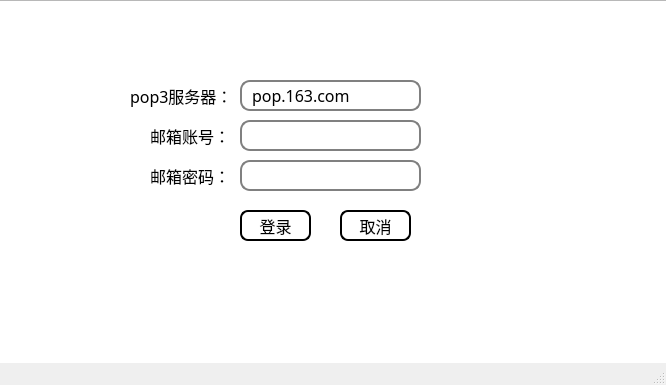
<?xml version="1.0" encoding="UTF-8"?>
<ui version="4.0">
 <class>MainWindow</class>
 <widget class="QMainWindow" name="MainWindow">
  <property name="geometry">
   <rect>
    <x>0</x>
    <y>0</y>
    <width>666</width>
    <height>385</height>
   </rect>
  </property>
  <property name="windowTitle">
   <string>MainWindow</string>
  </property>
  <widget class="QWidget" name="centralwidget">
   <widget class="QLabel" name="label">
    <property name="geometry">
     <rect>
      <x>150</x>
      <y>110</y>
      <width>81</width>
      <height>51</height>
     </rect>
    </property>
    <property name="font">
     <font>
      <family>黑体</family>
      <pointsize>12</pointsize>
     </font>
    </property>
    <property name="styleSheet">
     <string notr="true"/>
    </property>
    <property name="text">
     <string>邮箱账号：</string>
    </property>
   </widget>
   <widget class="QLabel" name="label_2">
    <property name="geometry">
     <rect>
      <x>150</x>
      <y>150</y>
      <width>81</width>
      <height>51</height>
     </rect>
    </property>
    <property name="font">
     <font>
      <family>黑体</family>
      <pointsize>12</pointsize>
     </font>
    </property>
    <property name="styleSheet">
     <string notr="true"/>
    </property>
    <property name="text">
     <string>邮箱密码：</string>
    </property>
   </widget>
   <widget class="QLineEdit" name="lineEdit">
    <property name="geometry">
     <rect>
      <x>240</x>
      <y>120</y>
      <width>181</width>
      <height>31</height>
     </rect>
    </property>
    <property name="font">
     <font>
      <family>黑体</family>
      <pointsize>12</pointsize>
     </font>
    </property>
    <property name="styleSheet">
     <string notr="true">QLineEdit {
    border: 2px solid gray;
    border-radius: 10px;
    padding: 0 8px;
    background: white;
    selection-background-color: darkgray;
}</string>
    </property>
    <property name="text">
     <string/>
    </property>
   </widget>
   <widget class="QLineEdit" name="lineEdit_2">
    <property name="geometry">
     <rect>
      <x>240</x>
      <y>160</y>
      <width>181</width>
      <height>31</height>
     </rect>
    </property>
    <property name="font">
     <font>
      <family>黑体</family>
      <pointsize>12</pointsize>
     </font>
    </property>
    <property name="styleSheet">
     <string notr="true">QLineEdit {
    border: 2px solid gray;
    border-radius: 10px;
    padding: 0 8px;
    background: white;
    selection-background-color: darkgray;
}</string>
    </property>
    <property name="text">
     <string/>
    </property>
   </widget>
   <widget class="QLabel" name="label_3">
    <property name="geometry">
     <rect>
      <x>130</x>
      <y>70</y>
      <width>101</width>
      <height>51</height>
     </rect>
    </property>
    <property name="font">
     <font>
      <family>黑体</family>
      <pointsize>12</pointsize>
     </font>
    </property>
    <property name="styleSheet">
     <string notr="true"/>
    </property>
    <property name="text">
     <string>pop3服务器：</string>
    </property>
   </widget>
   <widget class="QLineEdit" name="lineEdit_3">
    <property name="geometry">
     <rect>
      <x>240</x>
      <y>80</y>
      <width>181</width>
      <height>31</height>
     </rect>
    </property>
    <property name="font">
     <font>
      <family>黑体</family>
      <pointsize>12</pointsize>
     </font>
    </property>
    <property name="styleSheet">
     <string notr="true">QLineEdit {
    border: 2px solid gray;
    border-radius: 10px;
    padding: 0 8px;
    background: white;
    selection-background-color: darkgray;
}</string>
    </property>
    <property name="text">
     <string>pop.163.com</string>
    </property>
   </widget>
   <widget class="QPushButton" name="pushButton">
    <property name="geometry">
     <rect>
      <x>240</x>
      <y>210</y>
      <width>71</width>
      <height>31</height>
     </rect>
    </property>
    <property name="font">
     <font>
      <family>黑体</family>
      <pointsize>12</pointsize>
     </font>
    </property>
    <property name="styleSheet">
     <string notr="true">QPushButton:hover {
	color: white;
    background-color: #555555;
    border: 2px solid lightgray;
    border-radius: 8px;
}
QPushButton {
    background-color: white;
    border: 2px solid black;
    color: black;
	border-radius: 8px;

}
QPushButton:pressed {
    background-color: gray;
}</string>
    </property>
    <property name="text">
     <string>登录</string>
    </property>
   </widget>
   <widget class="QPushButton" name="pushButton_2">
    <property name="geometry">
     <rect>
      <x>340</x>
      <y>210</y>
      <width>71</width>
      <height>31</height>
     </rect>
    </property>
    <property name="font">
     <font>
      <family>黑体</family>
      <pointsize>12</pointsize>
     </font>
    </property>
    <property name="styleSheet">
     <string notr="true">QPushButton:hover {
	color: white;
    background-color: #555555;
    border: 2px solid lightgray;
    border-radius: 8px;
}
QPushButton {
    background-color: white;
    border: 2px solid black;
    color: black;
	border-radius: 8px;

}
QPushButton:pressed {
    background-color: gray;
}</string>
    </property>
    <property name="text">
     <string>取消</string>
    </property>
   </widget>
   <widget class="QListView" name="listView">
    <property name="geometry">
     <rect>
      <x>-40</x>
      <y>0</y>
      <width>751</width>
      <height>401</height>
     </rect>
    </property>
    <property name="styleSheet">
     <string notr="true">background-image: url(:/img5.jpg);</string>
    </property>
   </widget>
   <zorder>listView</zorder>
   <zorder>label</zorder>
   <zorder>label_2</zorder>
   <zorder>lineEdit</zorder>
   <zorder>lineEdit_2</zorder>
   <zorder>label_3</zorder>
   <zorder>lineEdit_3</zorder>
   <zorder>pushButton</zorder>
   <zorder>pushButton_2</zorder>
  </widget>
  <widget class="QMenuBar" name="menubar">
   <property name="geometry">
    <rect>
     <x>0</x>
     <y>0</y>
     <width>666</width>
     <height>23</height>
    </rect>
   </property>
  </widget>
  <widget class="QStatusBar" name="statusbar"/>
 </widget>
 <resources>
  <include location="picture.qrc"/>
 </resources>
 <connections/>
</ui>
